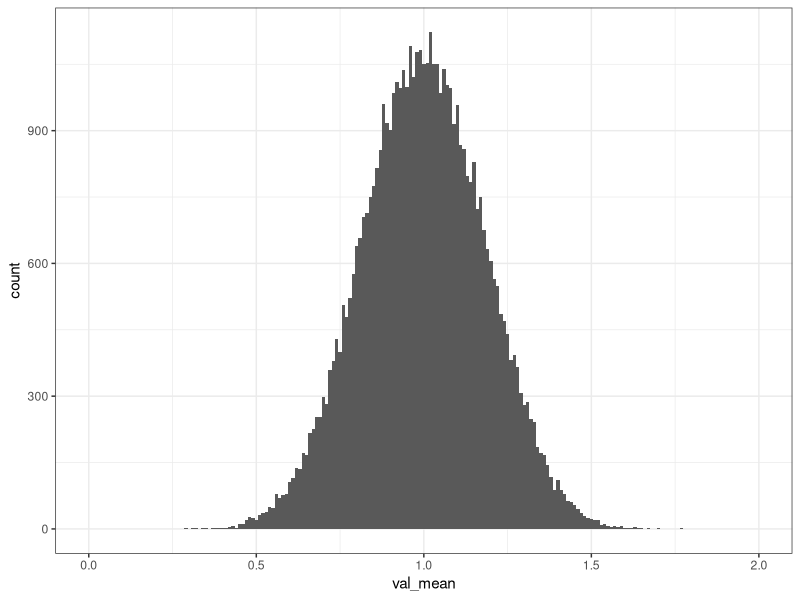

Here is the R script that generated this plot:
## ---- chunk 1
library(dplyr)
library(ggplot2)
## ---- chunk 2
N = 10
mean(runif(n = N, min = 0, max = 2))
## ---- chunk 3
N = 10
P = 50
X = runif(n = N*P, min = 0, max = 2)
df = data.frame(val = X, group = 1:P)
df %>% group_by(group) %>% summarize(val_mean = mean(val), val_sd = sd(val)) -> df_agg
df_agg$val_mean
## ---- chunk 4
N = 10
P = 50000
X = runif(n = N*P, min = 0, max = 2)
df = data.frame(val = X, group = 1:P)
df %>% group_by(group) %>% summarize(val_mean = mean(val), val_sd = sd(val)) -> df_agg
df_agg %>%  ggplot() + geom_histogram(aes(x = val_mean), binwidth = 0.01) + theme_bw() + xlim(0,2)
## ---- chunk 5
N = 1000
P = 5000
X = runif(n = N*P, min = 0, max = 2)
df = data.frame(val = X, group = 1:P)
df %>% group_by(group) %>% summarize(val_mean = mean(val), val_sd = sd(val), 
                                     val_se = val_sd/sqrt(n()), ok = 1<val_mean+2*val_se & 1>val_mean-2*val_se) -> df_agg
mean(df_agg$ok)
